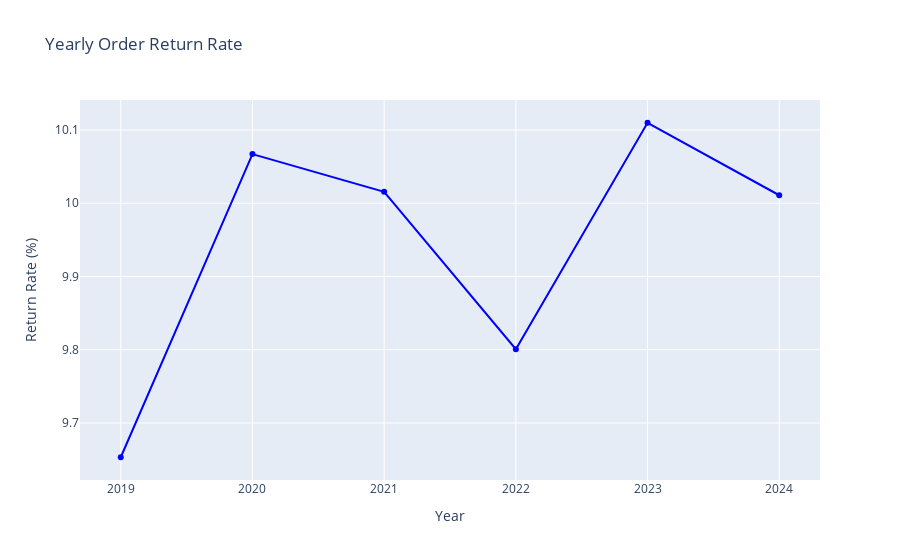

Notebook cell for this chart:
### Code cell
# Extract year from 'created_at'
orders['year'] = orders['created_at'].dt.year

# Calculate return rate yearly
return_rates = orders.groupby('year')['returned_at'].apply(lambda x: x.notnull().mean() * 100)

# Create Plotly figure
fig = go.Figure()

# Add trace for return rates
fig.add_trace(go.Scatter(
    x=return_rates.index,
    y=return_rates.values,
    mode='lines+markers',
    marker=dict(color='blue'),
    line=dict(width=2),
    name='Return Rate (%)'
))

# Update layout
fig.update_layout(
    title='Yearly Order Return Rate',
    xaxis=dict(title='Year'),
    yaxis=dict(title='Return Rate (%)'),
    hovermode='x unified'
)

# Show plot
fig.show()

### Figure 1 — Plotly figure (JSON) as saved in the notebook; plotly's stock layout.template omitted (floating-point values rounded to 4 significant figures)
{"data": [{"line": {"width": 2}, "marker": {"color": "blue"}, "mode": "lines+markers", "name": "Return Rate (%)", "type": "scatter", "x": [2019, 2020, 2021, 2022, 2023, 2024], "y": [9.653, 10.07, 10.02, 9.801, 10.11, 10.01]}], "layout": {"hovermode": "x unified", "title": {"text": "Yearly Order Return Rate"}, "xaxis": {"title": {"text": "Year"}}, "yaxis": {"title": {"text": "Return Rate (%)"}}}}
